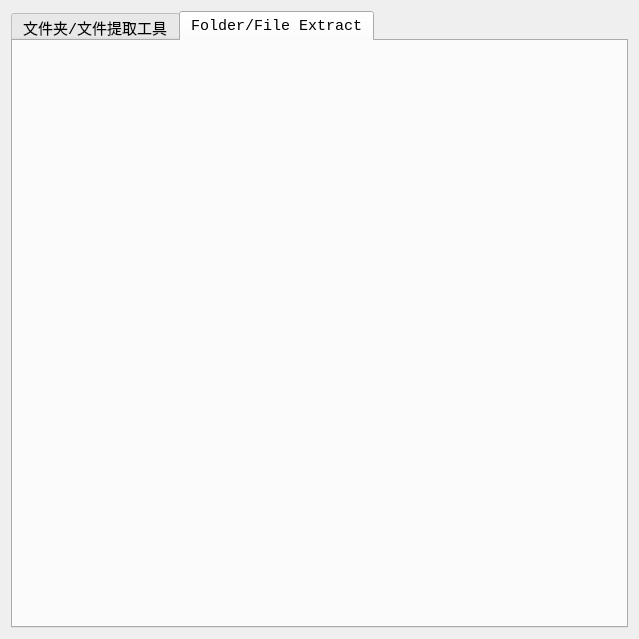
<?xml version="1.0" encoding="UTF-8"?>
<ui version="4.0">
 <class>FileExtractClass</class>
 <widget class="QMainWindow" name="FileExtractClass">
  <property name="geometry">
   <rect>
    <x>0</x>
    <y>0</y>
    <width>639</width>
    <height>639</height>
   </rect>
  </property>
  <property name="font">
   <font>
    <family>Consolas</family>
    <pointsize>10</pointsize>
   </font>
  </property>
  <property name="windowTitle">
   <string>FileExtract</string>
  </property>
  <property name="windowIcon">
   <iconset>
    <normaloff>main.ico</normaloff>main.ico</iconset>
  </property>
  <property name="autoFillBackground">
   <bool>true</bool>
  </property>
  <widget class="QWidget" name="centralWidget">
   <layout class="QHBoxLayout" name="horizontalLayout_7">
    <item>
     <widget class="QTabWidget" name="tabWidget">
      <property name="font">
       <font>
        <family>Consolas</family>
        <pointsize>11</pointsize>
       </font>
      </property>
      <property name="autoFillBackground">
       <bool>true</bool>
      </property>
      <property name="currentIndex">
       <number>1</number>
      </property>
      <widget class="QWidget" name="tab">
       <property name="autoFillBackground">
        <bool>true</bool>
       </property>
       <attribute name="title">
        <string>文件夹/文件提取工具</string>
       </attribute>
       <layout class="QHBoxLayout" name="horizontalLayout_8">
        <item>
         <layout class="QHBoxLayout" name="horizontalLayout_4" stretch="1,2">
          <item>
           <widget class="QListView" name="listView">
            <property name="enabled">
             <bool>true</bool>
            </property>
            <property name="sizePolicy">
             <sizepolicy hsizetype="Expanding" vsizetype="Expanding">
              <horstretch>0</horstretch>
              <verstretch>0</verstretch>
             </sizepolicy>
            </property>
            <property name="font">
             <font>
              <family>Consolas</family>
              <pointsize>12</pointsize>
             </font>
            </property>
            <property name="editTriggers">
             <set>QAbstractItemView::NoEditTriggers</set>
            </property>
            <property name="gridSize">
             <size>
              <width>0</width>
              <height>25</height>
             </size>
            </property>
           </widget>
          </item>
          <item>
           <layout class="QVBoxLayout" name="verticalLayout_4">
            <item>
             <spacer name="verticalSpacer_6">
              <property name="orientation">
               <enum>Qt::Vertical</enum>
              </property>
              <property name="sizeHint" stdset="0">
               <size>
                <width>20</width>
                <height>40</height>
               </size>
              </property>
             </spacer>
            </item>
            <item>
             <spacer name="verticalSpacer_7">
              <property name="orientation">
               <enum>Qt::Vertical</enum>
              </property>
              <property name="sizeHint" stdset="0">
               <size>
                <width>20</width>
                <height>40</height>
               </size>
              </property>
             </spacer>
            </item>
            <item>
             <spacer name="verticalSpacer_3">
              <property name="orientation">
               <enum>Qt::Vertical</enum>
              </property>
              <property name="sizeHint" stdset="0">
               <size>
                <width>20</width>
                <height>40</height>
               </size>
              </property>
             </spacer>
            </item>
            <item>
             <layout class="QVBoxLayout" name="verticalLayout">
              <item>
               <widget class="QLabel" name="label">
                <property name="sizePolicy">
                 <sizepolicy hsizetype="Preferred" vsizetype="Expanding">
                  <horstretch>0</horstretch>
                  <verstretch>0</verstretch>
                 </sizepolicy>
                </property>
                <property name="minimumSize">
                 <size>
                  <width>0</width>
                  <height>30</height>
                 </size>
                </property>
                <property name="maximumSize">
                 <size>
                  <width>16777215</width>
                  <height>16777215</height>
                 </size>
                </property>
                <property name="text">
                 <string>列表文件：</string>
                </property>
               </widget>
              </item>
              <item>
               <layout class="QHBoxLayout" name="horizontalLayout">
                <item>
                 <widget class="QLineEdit" name="lineEdit_ListFile">
                  <property name="sizePolicy">
                   <sizepolicy hsizetype="Expanding" vsizetype="Expanding">
                    <horstretch>0</horstretch>
                    <verstretch>0</verstretch>
                   </sizepolicy>
                  </property>
                  <property name="minimumSize">
                   <size>
                    <width>0</width>
                    <height>30</height>
                   </size>
                  </property>
                  <property name="maximumSize">
                   <size>
                    <width>16777215</width>
                    <height>16777215</height>
                   </size>
                  </property>
                 </widget>
                </item>
                <item>
                 <widget class="QPushButton" name="pushButton_OpenList">
                  <property name="sizePolicy">
                   <sizepolicy hsizetype="Minimum" vsizetype="Expanding">
                    <horstretch>0</horstretch>
                    <verstretch>0</verstretch>
                   </sizepolicy>
                  </property>
                  <property name="minimumSize">
                   <size>
                    <width>0</width>
                    <height>30</height>
                   </size>
                  </property>
                  <property name="maximumSize">
                   <size>
                    <width>16777215</width>
                    <height>16777215</height>
                   </size>
                  </property>
                  <property name="text">
                   <string>打开</string>
                  </property>
                 </widget>
                </item>
               </layout>
              </item>
             </layout>
            </item>
            <item>
             <spacer name="verticalSpacer">
              <property name="orientation">
               <enum>Qt::Vertical</enum>
              </property>
              <property name="sizeHint" stdset="0">
               <size>
                <width>20</width>
                <height>40</height>
               </size>
              </property>
             </spacer>
            </item>
            <item>
             <layout class="QVBoxLayout" name="verticalLayout_2">
              <item>
               <layout class="QHBoxLayout" name="horizontalLayout_5">
                <item>
                 <widget class="QLabel" name="label_2">
                  <property name="sizePolicy">
                   <sizepolicy hsizetype="Preferred" vsizetype="Expanding">
                    <horstretch>0</horstretch>
                    <verstretch>0</verstretch>
                   </sizepolicy>
                  </property>
                  <property name="minimumSize">
                   <size>
                    <width>0</width>
                    <height>30</height>
                   </size>
                  </property>
                  <property name="maximumSize">
                   <size>
                    <width>16777215</width>
                    <height>16777215</height>
                   </size>
                  </property>
                  <property name="text">
                   <string>输入路径：</string>
                  </property>
                 </widget>
                </item>
                <item>
                 <widget class="QCheckBox" name="checkBox_recursion">
                  <property name="text">
                   <string>递归搜索</string>
                  </property>
                  <property name="checked">
                   <bool>true</bool>
                  </property>
                 </widget>
                </item>
               </layout>
              </item>
              <item>
               <layout class="QHBoxLayout" name="horizontalLayout_2">
                <item>
                 <widget class="QLineEdit" name="lineEdit_Input">
                  <property name="sizePolicy">
                   <sizepolicy hsizetype="Expanding" vsizetype="Expanding">
                    <horstretch>0</horstretch>
                    <verstretch>0</verstretch>
                   </sizepolicy>
                  </property>
                  <property name="minimumSize">
                   <size>
                    <width>0</width>
                    <height>30</height>
                   </size>
                  </property>
                  <property name="maximumSize">
                   <size>
                    <width>16777215</width>
                    <height>16777215</height>
                   </size>
                  </property>
                 </widget>
                </item>
                <item>
                 <widget class="QPushButton" name="pushButton_Input">
                  <property name="sizePolicy">
                   <sizepolicy hsizetype="Minimum" vsizetype="Expanding">
                    <horstretch>0</horstretch>
                    <verstretch>0</verstretch>
                   </sizepolicy>
                  </property>
                  <property name="minimumSize">
                   <size>
                    <width>0</width>
                    <height>30</height>
                   </size>
                  </property>
                  <property name="maximumSize">
                   <size>
                    <width>16777215</width>
                    <height>16777215</height>
                   </size>
                  </property>
                  <property name="text">
                   <string>打开</string>
                  </property>
                 </widget>
                </item>
               </layout>
              </item>
             </layout>
            </item>
            <item>
             <spacer name="verticalSpacer_2">
              <property name="orientation">
               <enum>Qt::Vertical</enum>
              </property>
              <property name="sizeHint" stdset="0">
               <size>
                <width>20</width>
                <height>40</height>
               </size>
              </property>
             </spacer>
            </item>
            <item>
             <layout class="QVBoxLayout" name="verticalLayout_3">
              <item>
               <layout class="QHBoxLayout" name="horizontalLayout_6">
                <item>
                 <widget class="QLabel" name="label_3">
                  <property name="sizePolicy">
                   <sizepolicy hsizetype="Preferred" vsizetype="Expanding">
                    <horstretch>0</horstretch>
                    <verstretch>0</verstretch>
                   </sizepolicy>
                  </property>
                  <property name="minimumSize">
                   <size>
                    <width>0</width>
                    <height>30</height>
                   </size>
                  </property>
                  <property name="maximumSize">
                   <size>
                    <width>16777215</width>
                    <height>16777215</height>
                   </size>
                  </property>
                  <property name="text">
                   <string>输出路径：</string>
                  </property>
                 </widget>
                </item>
                <item>
                 <widget class="QCheckBox" name="checkBox_override">
                  <property name="text">
                   <string>允许覆盖</string>
                  </property>
                 </widget>
                </item>
               </layout>
              </item>
              <item>
               <layout class="QHBoxLayout" name="horizontalLayout_3">
                <item>
                 <widget class="QLineEdit" name="lineEdit_Output">
                  <property name="sizePolicy">
                   <sizepolicy hsizetype="Expanding" vsizetype="Expanding">
                    <horstretch>0</horstretch>
                    <verstretch>0</verstretch>
                   </sizepolicy>
                  </property>
                  <property name="minimumSize">
                   <size>
                    <width>0</width>
                    <height>30</height>
                   </size>
                  </property>
                  <property name="maximumSize">
                   <size>
                    <width>16777215</width>
                    <height>16777215</height>
                   </size>
                  </property>
                 </widget>
                </item>
                <item>
                 <widget class="QPushButton" name="pushButton_Output">
                  <property name="sizePolicy">
                   <sizepolicy hsizetype="Minimum" vsizetype="Expanding">
                    <horstretch>0</horstretch>
                    <verstretch>0</verstretch>
                   </sizepolicy>
                  </property>
                  <property name="minimumSize">
                   <size>
                    <width>0</width>
                    <height>30</height>
                   </size>
                  </property>
                  <property name="maximumSize">
                   <size>
                    <width>16777215</width>
                    <height>16777215</height>
                   </size>
                  </property>
                  <property name="text">
                   <string>打开</string>
                  </property>
                 </widget>
                </item>
               </layout>
              </item>
             </layout>
            </item>
            <item>
             <spacer name="verticalSpacer_5">
              <property name="orientation">
               <enum>Qt::Vertical</enum>
              </property>
              <property name="sizeHint" stdset="0">
               <size>
                <width>20</width>
                <height>40</height>
               </size>
              </property>
             </spacer>
            </item>
            <item>
             <widget class="QPushButton" name="pushButton_OK">
              <property name="sizePolicy">
               <sizepolicy hsizetype="Minimum" vsizetype="Expanding">
                <horstretch>0</horstretch>
                <verstretch>0</verstretch>
               </sizepolicy>
              </property>
              <property name="minimumSize">
               <size>
                <width>0</width>
                <height>30</height>
               </size>
              </property>
              <property name="maximumSize">
               <size>
                <width>16777215</width>
                <height>16777215</height>
               </size>
              </property>
              <property name="text">
               <string>提取</string>
              </property>
             </widget>
            </item>
            <item>
             <spacer name="verticalSpacer_9">
              <property name="orientation">
               <enum>Qt::Vertical</enum>
              </property>
              <property name="sizeHint" stdset="0">
               <size>
                <width>20</width>
                <height>40</height>
               </size>
              </property>
             </spacer>
            </item>
            <item>
             <spacer name="verticalSpacer_11">
              <property name="orientation">
               <enum>Qt::Vertical</enum>
              </property>
              <property name="sizeHint" stdset="0">
               <size>
                <width>20</width>
                <height>40</height>
               </size>
              </property>
             </spacer>
            </item>
            <item>
             <spacer name="verticalSpacer_10">
              <property name="orientation">
               <enum>Qt::Vertical</enum>
              </property>
              <property name="sizeHint" stdset="0">
               <size>
                <width>20</width>
                <height>40</height>
               </size>
              </property>
             </spacer>
            </item>
            <item>
             <spacer name="verticalSpacer_8">
              <property name="orientation">
               <enum>Qt::Vertical</enum>
              </property>
              <property name="sizeHint" stdset="0">
               <size>
                <width>20</width>
                <height>40</height>
               </size>
              </property>
             </spacer>
            </item>
            <item>
             <spacer name="verticalSpacer_4">
              <property name="orientation">
               <enum>Qt::Vertical</enum>
              </property>
              <property name="sizeHint" stdset="0">
               <size>
                <width>20</width>
                <height>40</height>
               </size>
              </property>
             </spacer>
            </item>
           </layout>
          </item>
         </layout>
        </item>
       </layout>
      </widget>
      <widget class="FileExtract2" name="tab_2">
       <attribute name="title">
        <string>Folder/File Extract</string>
       </attribute>
       <layout class="QHBoxLayout" name="horizontalLayout_21"/>
      </widget>
     </widget>
    </item>
   </layout>
  </widget>
 </widget>
 <layoutdefault spacing="6" margin="11"/>
 <customwidgets>
  <customwidget>
   <class>FileExtract2</class>
   <extends>QWidget</extends>
   <header location="global">fileextract2.h</header>
   <container>1</container>
  </customwidget>
 </customwidgets>
 <resources>
  <include location="fileextract.qrc"/>
 </resources>
 <connections>
  <connection>
   <sender>pushButton_OpenList</sender>
   <signal>clicked()</signal>
   <receiver>FileExtractClass</receiver>
   <slot>OpenListClicked()</slot>
   <hints>
    <hint type="sourcelabel">
     <x>583</x>
     <y>204</y>
    </hint>
    <hint type="destinationlabel">
     <x>572</x>
     <y>132</y>
    </hint>
   </hints>
  </connection>
  <connection>
   <sender>pushButton_Input</sender>
   <signal>clicked()</signal>
   <receiver>FileExtractClass</receiver>
   <slot>InputClicked()</slot>
   <hints>
    <hint type="sourcelabel">
     <x>583</x>
     <y>312</y>
    </hint>
    <hint type="destinationlabel">
     <x>575</x>
     <y>203</y>
    </hint>
   </hints>
  </connection>
  <connection>
   <sender>pushButton_Output</sender>
   <signal>clicked()</signal>
   <receiver>FileExtractClass</receiver>
   <slot>OutputClicked()</slot>
   <hints>
    <hint type="sourcelabel">
     <x>583</x>
     <y>420</y>
    </hint>
    <hint type="destinationlabel">
     <x>570</x>
     <y>287</y>
    </hint>
   </hints>
  </connection>
  <connection>
   <sender>pushButton_OK</sender>
   <signal>clicked()</signal>
   <receiver>FileExtractClass</receiver>
   <slot>OKClicked()</slot>
   <hints>
    <hint type="sourcelabel">
     <x>585</x>
     <y>488</y>
    </hint>
    <hint type="destinationlabel">
     <x>570</x>
     <y>323</y>
    </hint>
   </hints>
  </connection>
 </connections>
 <slots>
  <slot>OpenListClicked()</slot>
  <slot>InputClicked()</slot>
  <slot>OutputClicked()</slot>
  <slot>OKClicked()</slot>
 </slots>
</ui>
